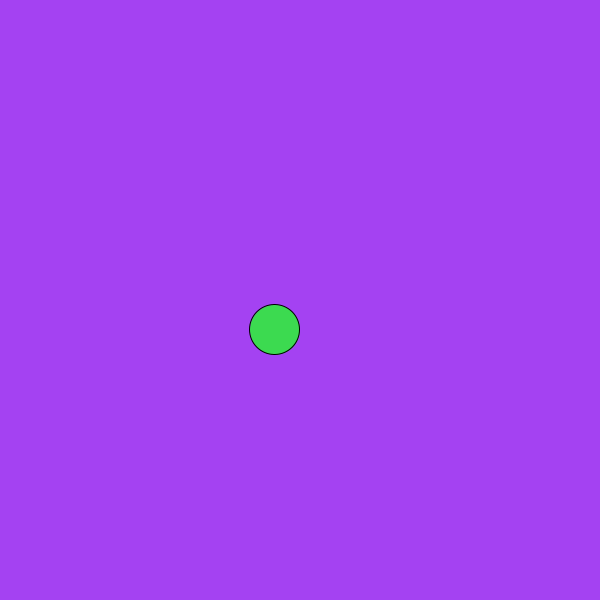
Frame 1 (no input)
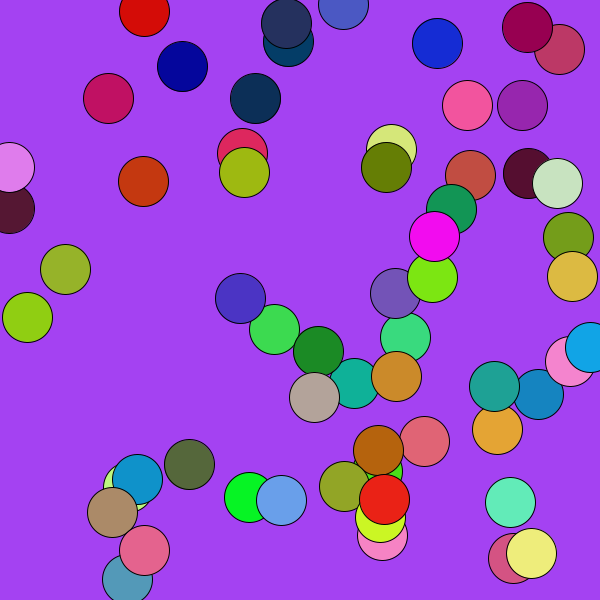
Frame 60 (the mouse pressed at the canvas centre just before this capture)
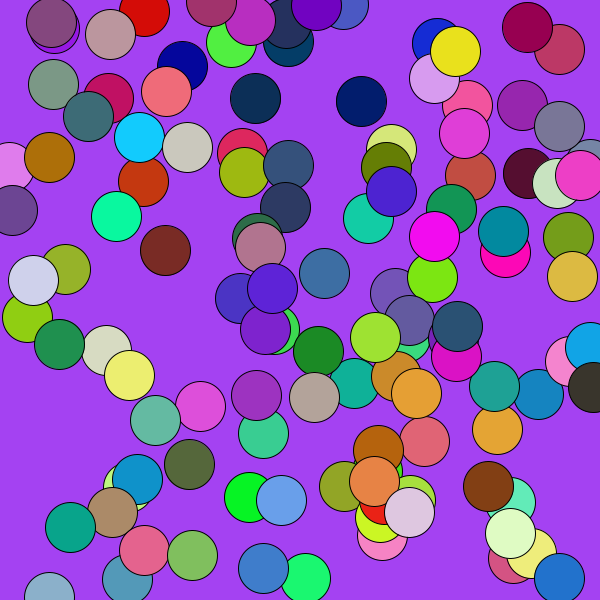
Frame 120 (the mouse held since frame 60 and released just before this capture)

The Processing sketch that drew these frames (run headless with seeded random() and noise(); from frame 60 on, the mouse is pressed at the canvas centre):

// Processing sketch: sketch_240930b
// ── sketch_240930b.pde
//Title: Built in variables and methods
//date:
//Author: Shayan Mazahir

void setup(){
  size(600, 600);
  background(random(0, 255), random(0, 255), random(0, 255)); //grey scale if we have only 1
  
}

void draw() {
  //background(mouseX, mouseY, 50); //party mode :D
  fill(random(0, 255), random(0, 255), random(0, 255));
  circle(random(0, 600), random(0, 600), 50);
  
  //rect(width/2, height/2, mouseX, mouseY);
}

void keyPressed(){
  rect(0, 0, random(0, 600), random(0, 600));  
}

void mousePressed(){
  background(random(0, 255), random(0, 255), random(0, 255));
}
